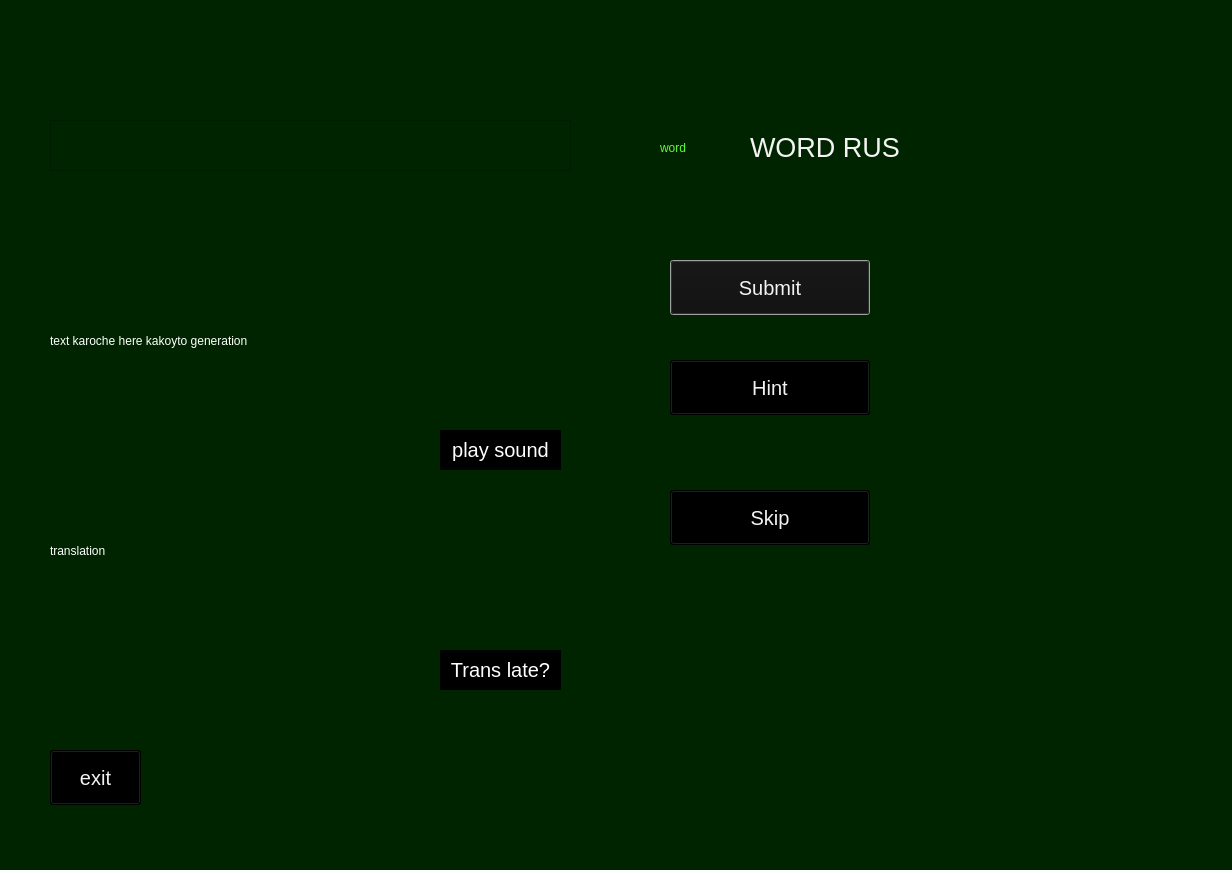
<?xml version="1.0" encoding="UTF-8"?>
<ui version="4.0">
 <class>Dialog</class>
 <widget class="QDialog" name="Dialog">
  <property name="geometry">
   <rect>
    <x>0</x>
    <y>0</y>
    <width>1232</width>
    <height>870</height>
   </rect>
  </property>
  <property name="windowTitle">
   <string>Dialog</string>
  </property>
  <property name="styleSheet">
   <string notr="true">background-color: rgb(0, 36, 0);
border-color: rgb(255, 255, 255);</string>
  </property>
  <widget class="QLabel" name="word_line">
   <property name="geometry">
    <rect>
     <x>750</x>
     <y>120</y>
     <width>371</width>
     <height>55</height>
    </rect>
   </property>
   <property name="layoutDirection">
    <enum>Qt::LeftToRight</enum>
   </property>
   <property name="styleSheet">
    <string notr="true">color:rgb(255, 0, 255);
font-size:20pt; 
color:rgb(243, 243, 243);
</string>
   </property>
   <property name="text">
    <string>WORD RUS</string>
   </property>
  </widget>
  <widget class="QTextEdit" name="definitions_text">
   <property name="geometry">
    <rect>
     <x>50</x>
     <y>120</y>
     <width>521</width>
     <height>51</height>
    </rect>
   </property>
   <property name="styleSheet">
    <string notr="true">border-color:rgb(255, 255, 255);
font-size:14pt;
color:rgb(243, 243, 243);
selection-background-color: rgb(255, 255, 255);
selection-color: rgb(46, 194, 126);
</string>
   </property>
  </widget>
  <widget class="QPushButton" name="next_button">
   <property name="geometry">
    <rect>
     <x>670</x>
     <y>260</y>
     <width>200</width>
     <height>55</height>
    </rect>
   </property>
   <property name="styleSheet">
    <string notr="true">color:rgb(255, 0, 255);
font-size:15pt; 
color:rgb(243, 243, 243);
selection-background-color: rgb(255, 255, 255);
background-color:rgb(0, 0, 0);</string>
   </property>
   <property name="text">
    <string>Submit</string>
   </property>
  </widget>
  <widget class="QLabel" name="play_sound_line">
   <property name="geometry">
    <rect>
     <x>440</x>
     <y>430</y>
     <width>121</width>
     <height>40</height>
    </rect>
   </property>
   <property name="styleSheet">
    <string notr="true">color:rgb(255, 255, 255);
font-size:15pt; 
background-color:rgb(0, 0, 0);
</string>
   </property>
   <property name="text">
    <string>play sound</string>
   </property>
   <property name="alignment">
    <set>Qt::AlignCenter</set>
   </property>
  </widget>
  <widget class="QPushButton" name="exit_button">
   <property name="geometry">
    <rect>
     <x>50</x>
     <y>750</y>
     <width>91</width>
     <height>55</height>
    </rect>
   </property>
   <property name="styleSheet">
    <string notr="true">color:rgb(255, 0, 255);
font-size:15pt; 
color:rgb(243, 243, 243);
selection-background-color: rgb(255, 255, 255);
background-color:rgb(0, 0, 0);
</string>
   </property>
   <property name="text">
    <string>exit</string>
   </property>
  </widget>
  <widget class="QLabel" name="label">
   <property name="geometry">
    <rect>
     <x>50</x>
     <y>270</y>
     <width>511</width>
     <height>141</height>
    </rect>
   </property>
   <property name="styleSheet">
    <string notr="true">color:rgb(255, 255, 255)</string>
   </property>
   <property name="text">
    <string>text karoche here kakoyto generation</string>
   </property>
  </widget>
  <widget class="QLabel" name="label_2">
   <property name="geometry">
    <rect>
     <x>50</x>
     <y>480</y>
     <width>511</width>
     <height>141</height>
    </rect>
   </property>
   <property name="styleSheet">
    <string notr="true">color:rgb(255, 255, 255)</string>
   </property>
   <property name="text">
    <string>translation</string>
   </property>
  </widget>
  <widget class="QPushButton" name="next_button_2">
   <property name="geometry">
    <rect>
     <x>670</x>
     <y>490</y>
     <width>200</width>
     <height>55</height>
    </rect>
   </property>
   <property name="styleSheet">
    <string notr="true">color:rgb(255, 0, 255);
font-size:15pt; 
color:rgb(243, 243, 243);
selection-background-color: rgb(255, 255, 255);
background-color:rgb(0, 0, 0);
</string>
   </property>
   <property name="text">
    <string>Skip</string>
   </property>
  </widget>
  <widget class="QPushButton" name="next_button_3">
   <property name="geometry">
    <rect>
     <x>670</x>
     <y>360</y>
     <width>200</width>
     <height>55</height>
    </rect>
   </property>
   <property name="styleSheet">
    <string notr="true">color:rgb(255, 0, 255);
font-size:15pt; 
color:rgb(243, 243, 243);
selection-background-color: rgb(255, 255, 255);
background-color:rgb(0, 0, 0);</string>
   </property>
   <property name="text">
    <string>Hint</string>
   </property>
  </widget>
  <widget class="QLabel" name="word_line_2">
   <property name="geometry">
    <rect>
     <x>660</x>
     <y>120</y>
     <width>61</width>
     <height>55</height>
    </rect>
   </property>
   <property name="layoutDirection">
    <enum>Qt::LeftToRight</enum>
   </property>
   <property name="styleSheet">
    <string notr="true">color:rgb(95, 255, 50);
font: 700 14pt &quot;MV Boli&quot;;



</string>
   </property>
   <property name="text">
    <string>word</string>
   </property>
  </widget>
  <widget class="QLabel" name="play_sound_line_2">
   <property name="geometry">
    <rect>
     <x>440</x>
     <y>650</y>
     <width>121</width>
     <height>40</height>
    </rect>
   </property>
   <property name="styleSheet">
    <string notr="true">color:rgb(255, 255, 255);
font-size:15pt; 
background-color:rgb(0, 0, 0);
</string>
   </property>
   <property name="text">
    <string>Trans late?</string>
   </property>
   <property name="alignment">
    <set>Qt::AlignCenter</set>
   </property>
  </widget>
 </widget>
 <resources/>
 <connections/>
</ui>
